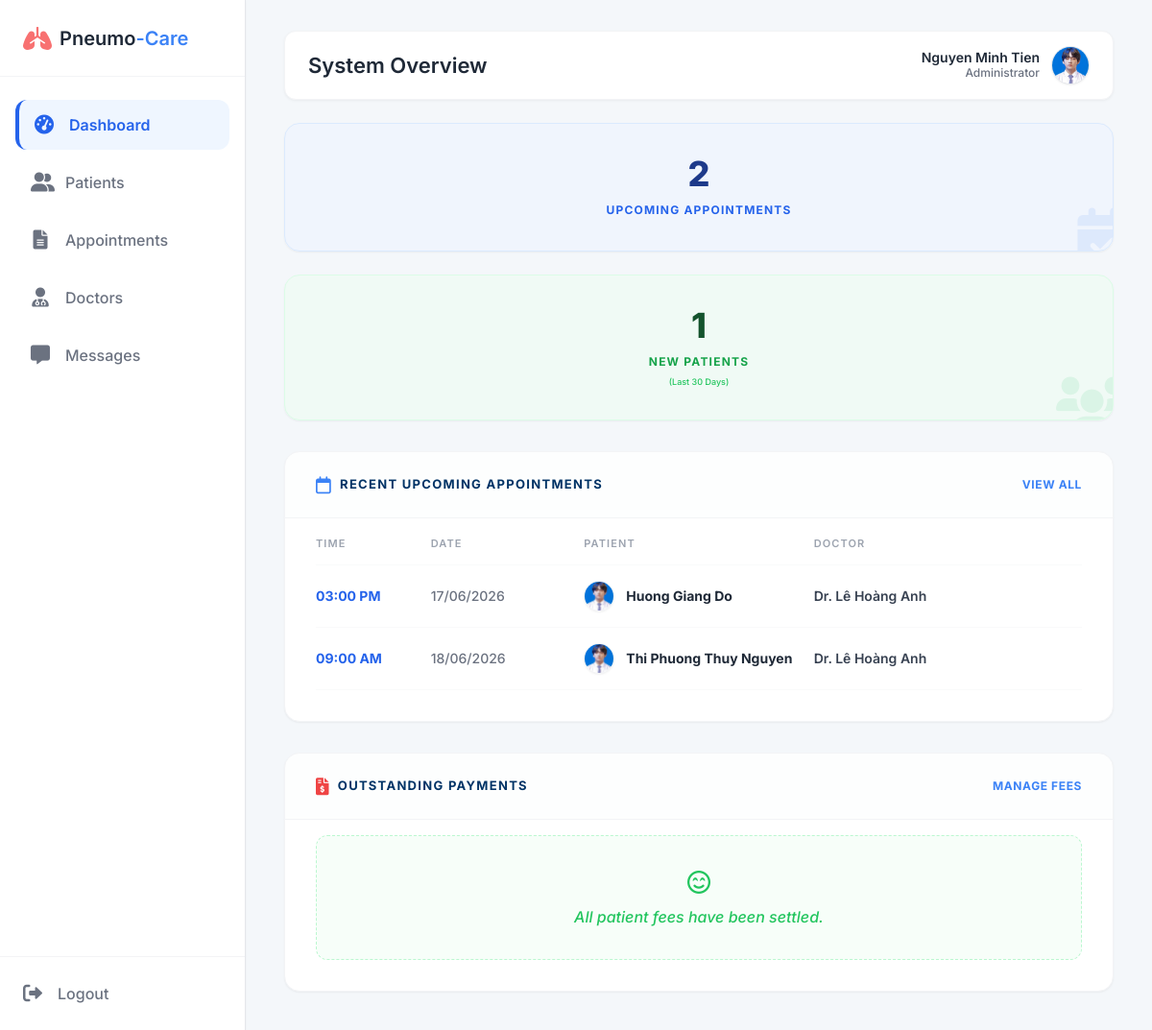
Page /pneumocare/adm_dashboard.php (signed in) on the committed database.
### tables this page shows
CREATE TABLE `Appointments` (
  `appointment_id` int(11) NOT NULL,
  `patient_id` int(11) DEFAULT NULL,
  `doctor_id` int(11) DEFAULT NULL,
  `appointment_date` date NOT NULL,
  `appointment_time` time NOT NULL,
  `patient_symptoms_note` text DEFAULT NULL,
  `status` enum('Scheduled','In Progress','Completed','Cancelled','No-Show') DEFAULT 'Scheduled',
  `fee_status` enum('Paid','Unpaid') DEFAULT 'Unpaid',
  `payment_method` enum('Tiền mặt','Chuyển khoản') DEFAULT NULL,
  `created_at` timestamp NOT NULL DEFAULT current_timestamp(),
  `patient_notes` text DEFAULT NULL,
  `ai_prediction_label` varchar(50) DEFAULT NULL,
  `ai_confidence_score` decimal(5,2) DEFAULT NULL,
  `treatment_plan` text DEFAULT NULL
);

CREATE TABLE `Users` (
  `user_id` int(11) NOT NULL,
  `email` varchar(100) NOT NULL,
  `password_hash` varchar(255) NOT NULL,
  `full_name` varchar(100) NOT NULL,
  `role` enum('Admin','Doctor','Patient') NOT NULL,
  `avatar_url` text DEFAULT NULL,
  `is_active` tinyint(1) DEFAULT 1,
  `created_at` timestamp NOT NULL DEFAULT current_timestamp()
);

### pneumocare/adm_dashboard.php (the view, shortened to what this page needs)
<?php
require 'db.php';
$adminName = $_SESSION['name'];
$totalAppointments = 0;
$newPatients = 0;
$newAppointmentsList = [];
$pendingFees = [];
try {
    $totalAppointments = $pdo->query("SELECT COUNT(*) FROM Appointments WHERE status = 'Scheduled'")->fetchColumn();
    $checkColumn = $pdo->query("SHOW COLUMNS FROM Users LIKE 'created_at'")->rowCount();
    if ($checkColumn > 0) {
        $newPatients = $pdo->query("SELECT COUNT(*) FROM Users WHERE role = 'Patient' AND created_at >= DATE_SUB(NOW(), INTERVAL 30 DAY)")->fetchColumn();
    } else {
        $newPatients = $pdo->query("SELECT COUNT(*) FROM Users WHERE role = 'Patient'")->fetchColumn();
    }
    $stmtAppt = $pdo->query("
        SELECT a.appointment_time, a.appointment_date,
               u_p.full_name as patient_name, u_p.avatar_url as p_avatar,
               u_d.full_name as doctor_name
        FROM Appointments a
        JOIN Users u_p ON a.patient_id = u_p.user_id
        JOIN Users u_d ON a.doctor_id = u_d.user_id
        WHERE a.status = 'Scheduled'
        ORDER BY a.appointment_date ASC, a.appointment_time ASC
        LIMIT 5
    ");
    $newAppointmentsList = $stmtAppt->fetchAll();
    $stmtFee = $pdo->query("
        SELECT u_p.full_name as patient_name, u_p.avatar_url, u_p.user_id, COUNT(a.appointment_id) as unpaid_bills
        FROM Appointments a
        JOIN Users u_p ON a.patient_id = u_p.user_id
        WHERE a.status = 'Completed' AND a.fee_status = 'Unpaid'
        GROUP BY u_p.user_id
        ORDER BY unpaid_bills DESC
        LIMIT 5
    ");
    $pendingFees = $stmtFee->fetchAll();
} catch (PDOException $e) {
    die("<div style='color:red; background:#fee2e2; padding:20px;'>Lỗi Database: " . $e->getMessage() . "</div>");
}
?>
<!DOCTYPE html>
<html lang="vi">
<head>
    <script src="https://cdn.tailwindcss.com"></script>
    <link href="https://cdnjs.cloudflare.com/ajax/libs/font-awesome/6.0.0/css/all.min.css" rel="stylesheet">
</head>
<body class="flex h-screen overflow-hidden text-gray-800 relative">
<div class="flex w-full h-full relative">
    <aside class="w-64 bg-white border-r border-gray-200 flex flex-col h-full flex-shrink-0 z-10 shadow-sm">
        <div class="h-20 flex items-center px-6 border-b border-gray-100">
            <i class="fa-solid fa-lungs text-red-400 text-2xl mr-2"></i>
            <span class="text-xl font-semibold">Pneumo<span class="text-blue-500">-Care</span></span>
        </div>
        <nav class="flex-1 px-4 py-6 space-y-2 overflow-y-auto">
            <a href="adm_dashboard.php" class="sidebar-active flex items-center gap-4 px-4 py-3 rounded-xl font-semibold transition-colors">
                <i class="fa-solid fa-gauge-high w-5 text-center text-xl"></i><span>Dashboard</span>
            </a>
            <a href="adm_patients.php" class="flex items-center gap-4 px-4 py-3 text-gray-500 hover:bg-gray-50 hover:text-gray-800 rounded-xl transition-colors font-medium">
                <i class="fa-solid fa-user-group w-5 text-center text-xl"></i><span>Patients</span>
            </a>
            <a href="adm_appointments.php" class="flex items-center gap-4 px-4 py-3 text-gray-500 hover:bg-gray-50 hover:text-gray-800 rounded-xl transition-colors font-medium">
                <i class="fa-solid fa-file-lines w-5 text-center text-xl"></i><span>Appointments</span>
            </a>
            <a href="adm_doctors.php" class="flex items-center gap-4 px-4 py-3 text-gray-500 hover:bg-gray-50 hover:text-gray-800 rounded-xl transition-colors font-medium">
                <i class="fa-solid fa-user-doctor w-5 text-center text-xl"></i><span>Doctors</span>
            </a>
            <a href="adm_messages.php" class="flex items-center gap-4 px-4 py-3 text-gray-500 hover:bg-gray-50 hover:text-gray-800 rounded-xl transition-colors font-medium">
                <i class="fa-solid fa-message w-5 text-center text-xl"></i><span>Messages</span>
            </a>
        </nav>
        <div class="p-6 border-t mt-auto border-gray-100">
            <a href="logout.php" class="flex items-center gap-4 text-gray-500 hover:text-red-500 transition-colors font-medium">
                <i class="fa-solid fa-right-from-bracket text-xl"></i><span>Logout</span>
            </a>
        </div>
    </aside>
    <main class="main-content bg-[#f4f7fa]">
        <div class="topbar-wrapper flex-shrink-0">
            <header class="topbar">
                <h1>System Overview</h1>
                <div class="flex items-center gap-6">
                    <div class="flex items-center gap-3 cursor-pointer">
                        <div class="text-right hidden sm:block">
                            <p class="text-sm font-semibold text-gray-800" style="line-height: 1.2;"><?php echo htmlspecialchars($adminName); ?></p>
                            <p class="text-xs text-gray-500 font-medium">Administrator</p>
                        </div>
                        <img src="<?php echo $adminAvatar; ?>" onerror="this.onerror=null; this.src='default.png';" class="w-10 h-10 rounded-full object-cover border border-gray-200 shadow-sm bg-white" alt="Admin">
                    </div>
                </div>
            </header>
        </div>
        <div class="content-area max-w-7xl mx-auto w-full">
            <div class="grid grid-cols-1 xl:grid-cols-12 gap-8">
                <div class="xl:col-span-3 flex flex-col gap-6">
                    <div class="bg-blue-50/70 border border-blue-100 rounded-2xl p-8 flex flex-col items-center justify-center shadow-sm relative overflow-hidden group hover:shadow-md transition-all cursor-pointer" onclick="location.href='adm_appointments.php'">
                        <i class="fa-solid fa-calendar-check absolute -right-4 -bottom-4 text-6xl text-blue-500/10 group-hover:scale-110 transition-transform"></i>
                        <div class="relative z-10 text-center">
                            <span class="text-4xl font-extrabold text-blue-900 block mb-1"><?php echo number_format($totalAppointments); ?></span>
                            <span class="text-xs font-bold text-blue-600 uppercase tracking-widest">Upcoming Appointments</span>
                        </div>
                    </div>
                    <div class="bg-green-50/70 border border-green-100 rounded-2xl p-8 flex flex-col items-center justify-center shadow-sm relative overflow-hidden group hover:shadow-md transition-all cursor-pointer" onclick="location.href='adm_patients.php'">
                        <i class="fa-solid fa-users absolute -right-4 -bottom-4 text-6xl text-green-500/10 group-hover:scale-110 transition-transform"></i>
                        <div class="relative z-10 text-center">
                            <span class="text-4xl font-extrabold text-green-900 block mb-1"><?php echo number_format($newPatients); ?></span>
                            <span class="text-xs font-bold text-green-600 uppercase tracking-widest">New Patients</span>
                            <p class="text-[9px] text-green-500 font-medium mt-1">(Last 30 Days)</p>
                        </div>
                    </div>
                </div>
                <div class="xl:col-span-9 flex flex-col gap-8">
                    <div class="bg-white rounded-2xl shadow-sm border border-gray-100 flex flex-col overflow-hidden">
                        <div class="px-8 py-5 border-b border-gray-100 bg-gray-50/30 flex justify-between items-center">
                            <h3 class="font-bold text-[#003366] text-[13px] uppercase tracking-widest flex items-center gap-2">
                                <i class="fa-regular fa-calendar text-blue-500 text-lg"></i> Recent Upcoming Appointments
                            </h3>
                            <a href="adm_appointments.php" class="text-xs font-bold text-blue-500 hover:text-blue-700 uppercase tracking-wider transition-colors">View All</a>
                        </div>
                        <div class="p-8 pt-4">
                            <table class="w-full text-left text-sm">
                                <thead class="text-gray-400 border-b border-gray-50">
                                    <tr>
                                        <th class="pb-3 font-semibold text-[11px] uppercase tracking-widest w-[15%]">Time</th>
                                        <th class="pb-3 font-semibold text-[11px] uppercase tracking-widest w-[20%]">Date</th>
                                        <th class="pb-3 font-semibold text-[11px] uppercase tracking-widest w-[30%]">Patient</th>
                                        <th class="pb-3 font-semibold text-[11px] uppercase tracking-widest w-[35%]">Doctor</th>
                                    </tr>
                                </thead>
                                <tbody class="text-gray-600">
                                    <?php if(empty($newAppointmentsList)): ?>
                                        <tr><td colspan="4" class="py-10 text-center text-gray-400 italic">No upcoming appointments found.</td></tr>
                                    <?php else: ?>
                                        <?php foreach ($newAppointmentsList as $appt): ?>
                                        <tr class="border-b border-gray-50 hover:bg-gray-50/50 transition-colors">
                                            <td class="py-4 font-bold text-blue-600"><?php echo date('h:i A', strtotime($appt['appointment_time'])); ?></td>
                                            <td class="py-4 font-medium text-gray-500"><?php echo date('d/m/Y', strtotime($appt['appointment_date'])); ?></td>
                                            <td class="py-4">
                                                <div class="flex items-center gap-3">
                                                    <?php $pAvatar = !empty($appt['p_avatar']) ? basename($appt['p_avatar']) : 'default.png'; ?>
                                                    <img src="<?php echo $pAvatar; ?>" onerror="this.onerror=null; this.src='default.png';" class="w-8 h-8 rounded-full object-cover border border-gray-100 shadow-sm bg-white">
                                                    <span class="font-bold text-gray-800"><?php echo htmlspecialchars($appt['patient_name']); ?></span>
                                                </div>
                                            </td>
                                            <td class="py-4 font-semibold text-gray-700">Dr. <?php echo htmlspecialchars($appt['doctor_name']); ?></td>
                                        </tr>
                                        <?php endforeach; ?>
                                    <?php endif; ?>
                                </tbody>
                            </table>
                        </div>
                    </div>
                    <div class="bg-white rounded-2xl shadow-sm border border-gray-100 flex flex-col overflow-hidden">
                        <div class="px-8 py-5 border-b border-gray-100 bg-gray-50/30 flex justify-between items-center">
                            <h3 class="font-bold text-[#003366] text-[13px] uppercase tracking-widest flex items-center gap-2">
                                <i class="fa-solid fa-file-invoice-dollar text-red-500 text-lg"></i> Outstanding Payments
                            </h3>
                            <a href="adm_appointments_completed.php" class="text-xs font-bold text-blue-500 hover:text-blue-700 uppercase tracking-wider transition-colors">Manage Fees</a>
                        </div>
                        <div class="p-8 pt-4">
                            <?php if(empty($pendingFees)): ?>
                                <div class="text-center py-8 text-green-500 italic bg-green-50/50 rounded-xl border border-dashed border-green-200 font-medium">
                                    <i class="fa-regular fa-face-smile-beam text-2xl mb-2 block"></i>
                                    All patient fees have been settled.
                                </div>
                            <?php endif; ?>
                        </div>
                    </div>
                </div>
            </div>
        </div>
    </main>
</div>
</body>
</html>

### pneumocare/adm_dashboard.php (style rules this page uses)
* { margin: 0; padding: 0; box-sizing: border-box; }
body { font-family: 'Inter', sans-serif; background-color: #f4f7fa; color: #1f2937; }
.sidebar-active { background-color: #eff6ff; color: #2563eb; border-left: 4px solid #2563eb; font-weight: 600; }
.main-content { flex: 1; display: flex; flex-direction: column; overflow: hidden; }
.topbar-wrapper { padding: 32px 40px 0 40px; }
.topbar { height: 72px; background: #ffffff; border: 1px solid #f3f4f6; display: flex; align-items: center; justify-content: space-between; padding: 0 24px; border-radius: 12px; box-shadow: 0 1px 3px rgba(0,0,0,0.05); margin-bottom: 24px; }
.topbar h1 { font-size: 22px; font-weight: 600; color: #1f2937; margin: 0; }
.content-area { padding: 0 40px 40px 40px; flex: 1; overflow-y: auto; }

### rows in the picture
appointments: appointment_time "03:00 PM", appointment_date "17/06/2026", users.full_name "Huong Giang Do", users.full_name "Lê Hoàng Anh"
appointments: appointment_time "09:00 AM", appointment_date "18/06/2026", users.full_name "Thi Phuong Thuy Nguyen", users.full_name "Lê Hoàng Anh"

### other values in the picture
$adminName "Nguyen Minh Tien"
$totalAppointments "2"
$newPatients "1"
